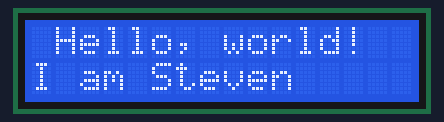
This sketch was run on a simulated Arduino Uno, built with avr-gcc and run on an emulated ATmega328P. Shown: 16×2 character LCD.

Above: at 0.4 s.

The sketch:

Arduino_1_UNO_SOC1602A_16x2_OLED_display_demo.ino
```cpp
#include <Wire.h>
#include <LiquidCrystal_I2C.h>

// Define instance for LCD I2C display
LiquidCrystal_I2C lcd(0x27, 16, 2);

// Change 0x27 to 0x3F and retry if LCD screen does not show anything
// Change 16,2 to 20,4 if you are using LCD2004

void setup() {
  lcd.init();       // Initialize the LCD display screen
  delay (100);
  lcd.backlight();  // Turn on backlight of LCD display screen.
  delay (100);
  lcd.clear();
  delay (100);

  // Print a message to the LCD.
  lcd.setCursor(1, 0);          // Go to position column 2 & row 1
  lcd.print("Hello, world!");   // Print "Hello, World!"
  lcd.setCursor(0, 1);          // Go to position column 1 & row 2
  lcd.print("I am Steven");     // Print "I am _Name_"

  // // Commonly used instruction codes
  // lcd.clear();               // Clear LCD display screen
  // lcd.home();                // Go to home position (0,0) - column 1 & row 1
  // lcd.setCursor(col,row);    // Go to position (column, row)
  // lcd.print("text");         // Print text start from specified (column, row)
}

void loop() {
  // No loopable program for this example
}
```
